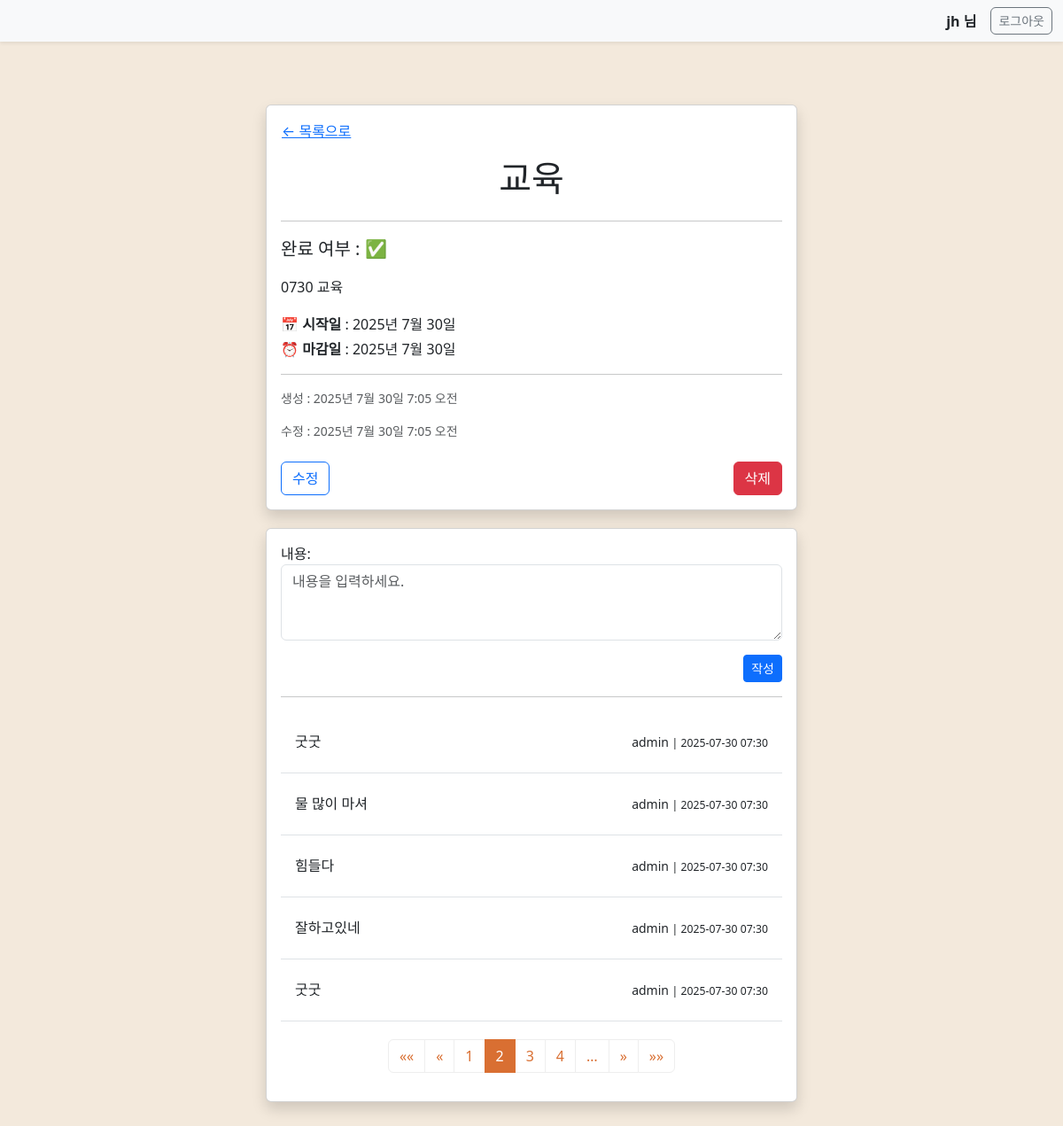
Screenshot of /cbv/todo/74/?page=2 (signed in) with the database file from the repository.
### todo/models.py (models this page shows, shortened)
class Todo(models.Model):
    title = models.CharField('제목',max_length=50)
    description = models.TextField('설명')
    start_date = models.DateField('시작일')
    end_date = models.DateField('마감일')
    is_completed = models.BooleanField('완료 여부',default=False)
    author = models.ForeignKey(User, on_delete=models.CASCADE)
    created_at = models.DateTimeField('생성 시간',auto_now_add=True)
    updated_at = models.DateTimeField('수정 시간',auto_now=True)
    class Meta :
        verbose_name = 'Todo'
        verbose_name_plural = 'Todo 목록'

class Comment(models.Model) :
    todo = models.ForeignKey(Todo, on_delete=models.CASCADE, related_name='comments')
    user = models.ForeignKey(User, on_delete=models.CASCADE, related_name='comments')
    message = models.TextField(max_length=200)
    created_at = models.DateTimeField(auto_now_add=True)
    updated_at = models.DateTimeField(auto_now=True)
    class Meta:
        verbose_name = '댓글'
        verbose_name_plural = '댓글 목록'
        ordering = ['-created_at', 'id']

### todo/cb_views.py (the view)
# urls.py: path('todo/<int:pk>/', TodoDetailView.as_view(), name='cbv_todo_info'),
class TodoDetailView(LoginRequiredMixin, DetailView):
    model = Todo
    template_name = 'todo_info.html'
    def get_object(self, queryset=None):
        self.object = super().get_object(queryset)
        if self.object.author != self.request.user and not self.request.user.is_superuser :
            raise Http404
        return self.object
    def get_context_data(self, **kwargs):
        context = super().get_context_data(**kwargs)
        context['dict'] = self.object.__dict__
        context['comment_form'] = CommentForm()
        comment = self.object.comments.all().select_related('user')
        paginator = Paginator(comment, 5)
        page_number = self.request.GET.get('page')
        page_obj = paginator.get_page(page_number)
        context['page_obj'] = page_obj
        return context

### todo/forms.py
class CommentForm(forms.ModelForm):
    class Meta:
        model = Comment
        fields = ('message',)
        labels = {
            'message' : '내용'
        }
        widgets = {
            'message' : forms.Textarea(attrs={
                'rows' : '3',
                'cols' : '20',
                'class' : 'form-control',
                'placeholder' : '내용을 입력하세요.'
            })
        }

### templates/todo_info.html (shortened to what this page needs)
{% extends 'base.html' %}
{% load static %}
{% block content %}
<div class="container my-5">
    <div class="card shadow mx-auto" style="max-width: 600px;">
        <div class="card-body">
            <a href="{% url 'cbv_todo_list' %}" class="btn btn-link p-0 mb-3">← 목록으로</a>
            <h1 class="card-title text-center mb-4">{{ dict.title }}</h1>
            <hr>
            <p class="fs-5 mb-3">
                완료 여부 :
                {% if dict.is_completed %}
                    ✅️
                {% else %}
                    ☐
                {% endif %}
            </p>
            <p class="mb-3" style="line-height: 1.6;">{{ dict.description }}</p>
            <p class="mb-1">📅 <strong>시작일</strong> : {{ dict.start_date }}</p>
            <p class="mb-3">⏰ <strong>마감일</strong> : {{ dict.end_date }}</p>
            <hr>
            <p class="text-muted small">생성 : {{ dict.created_at }}</p>
            <p class="text-muted small mb-4">수정 : {{ dict.updated_at }}</p>
            <div class="d-flex justify-content-between align-items-center">
                <a href="{% url 'cbv_todo_update' dict.id %}" class="btn btn-outline-primary">수정</a>
                <form id="delete_form" action="{% url 'cbv_todo_delete' dict.id %}" method="POST" class="d-inline">
                    <button id="delete_btn" type="button" class="btn btn-danger">삭제</button>
                </form>
            </div>
        </div>
    </div>
    <div class="card shadow mx-auto" id="comment_wrapper" style="max-width: 600px;margin-top:20px;">
        <div class="card-body">
            {% if request.user.is_authenticated %}
                <form method="POST" action="{% url 'comment_create' todo.pk %}">
                    {{ comment_form.as_p }}
                <div class="text-end">
                    <button class="btn btn-sm btn-primary">작성</button>
                </div>
                </form>
                <hr>
            {% endif %}
            <div class="mb-2">
                {% for comment in page_obj %}
                    <div class="border-bottom d-flex justify-content-between align-items-center p-3" style="height:70px">
                        <div>{{ comment.message }}</div>
                        <div>
                            <p class="mb-0">
                                <small>{{ comment.user.username }} <small>| {{ comment.created_at | date:'Y-m-d H:i' }}</small></small>
                            </p>
                        </div>
                    </div>
                {% endfor %}
            </div>
        {% include 'pagination.html' with fragment='comment_wrapper'%}
        </div>
    </div>
    </div>
{% endblock %}

### templates/base.html (shortened to what this page needs)
{% load static %}
<!DOCTYPE html>
<html lang="en">
<head>
    <link href="{% static 'css/bootstrap.css' %}" rel="stylesheet">
    <link href="{% static 'css/pagination.css' %}" rel="stylesheet">
</head>
<body style="padding-top: 70px; background-color: #F3E9DC;">
{% if request.user.is_authenticated %}
<nav class="navbar navbar-light bg-light fixed-top shadow-sm">
    <div class="container-fluid justify-content-end">
        <span class="me-3 fw-bold">{{ request.user.username }} 님</span>
        <form action="{% url 'logout' %}" method="POST" class="d-inline">
            <button type="submit" class="btn btn-outline-secondary btn-sm rounded">로그아웃</button>
        </form>
    </div>
</nav>
{% block content %}{% endblock %}
{% endif %}
</body>
</html>

### rows the page displays
Todo: description "0730 교육"
Comment: message "굿굿", user.username "admin", created_at "2025-07-30 07:30"
Comment: message "물 많이 마셔", user.username "admin", created_at "2025-07-30 07:30"
Comment: message "힘들다", user.username "admin", created_at "2025-07-30 07:30"
Comment: message "잘하고있네", user.username "admin", created_at "2025-07-30 07:30"
Comment: message "굿굿", user.username "admin", created_at "2025-07-30 07:30"

### other values shown
{{ request.user.username }} "jh"
{{ dict.title }} "교육"
{{ dict.start_date }} "2025년 7월 30일"
{{ dict.end_date }} "2025년 7월 30일"
{{ dict.created_at }} "2025년 7월 30일 7:05 오전"
{{ dict.updated_at }} "2025년 7월 30일 7:05 오전"
{{ i }} "1" "3" "4"
{{ i }} "2"
